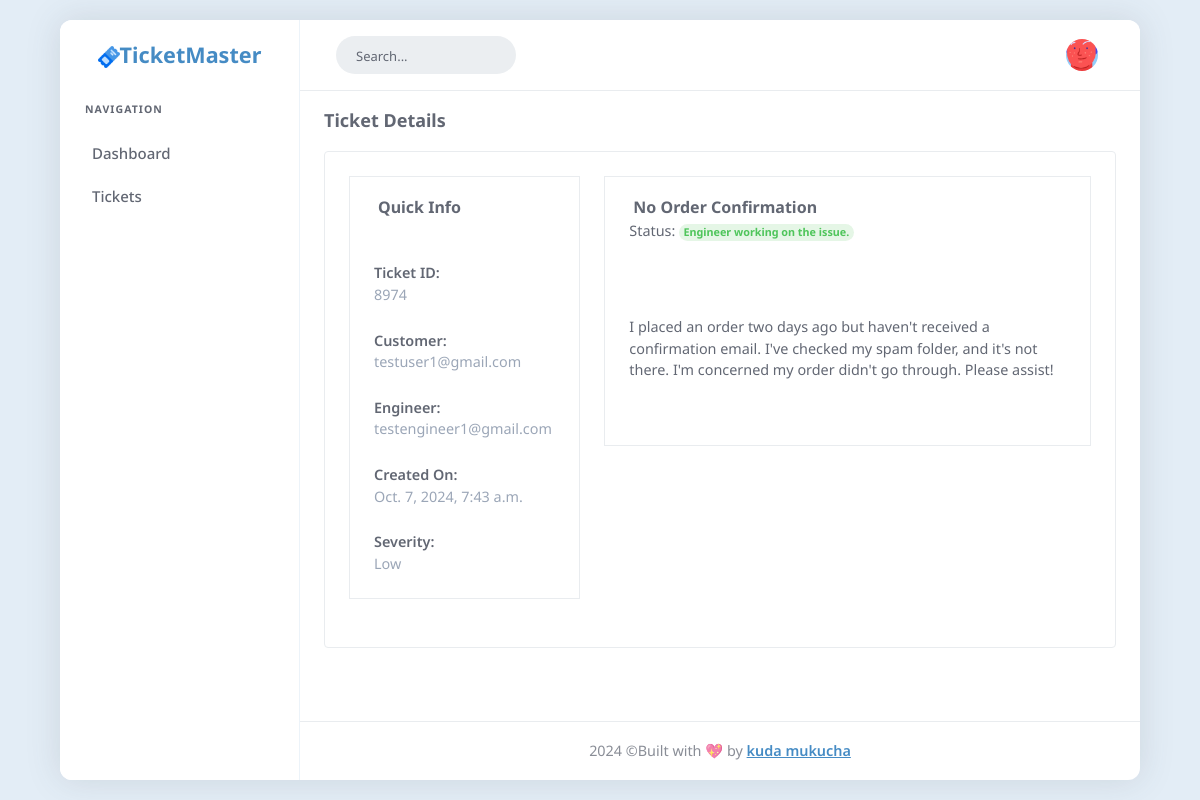
The app's page /ticket/ticket-details/8974/ with its own data.
### ticket/models.py (models this page shows, shortened)
class Ticket(models.Model):
    STATUS_CHOICES =[
        ('Active','Active'),
        ('Pending','Pending'),
        ('Resolved','Resolved')
    ]
    SEVERITY_CHOICES =[
        ('High','High'),
        ('Low','Low')
    ]
    customer = models.ForeignKey(User,on_delete=models.CASCADE,related_name='customer_tickets')
    engineer = models.ForeignKey(User,on_delete=models.DO_NOTHING,related_name='engineer_tickets',null=True)
    ticket_id = models.CharField(max_length=20,unique=True)
    title = models.CharField(max_length=50)
    description = models.TextField()
    status = models.CharField(max_length=20,choices=STATUS_CHOICES,default='Pending')
    created = models.DateTimeField(auto_now_add=True)
    updated = models.DateTimeField(auto_now=True)
    is_resolved = models.BooleanField(default=False)
    severity = models.CharField(max_length=5,choices=SEVERITY_CHOICES,default='Low')
    is_assigned_to_engineer= models.BooleanField(default=False)
    resolution_steps = models.TextField(blank=True,null=True)

### accounts/models.py (models this page shows)
class User(AbstractUser):
    is_customer = models.BooleanField(default=False)
    is_engineer = models.BooleanField(default=False)
    email = models.EmailField(unique=True)

### ticket/views.py (the view)
# urls.py: path('ticket-details/<int:ticket_id>/',views.ticket_details,name='ticket-details'),
def ticket_details(request,ticket_id):
    ticket = Ticket.objects.get(ticket_id=ticket_id)
    return render(request,'ticket/ticket-details.html',{'ticket':ticket})

### templates/ticket/ticket-details.html (shortened to what this page needs)
{%extends 'dashboard/base.html'%}
{%load static%}
{%block content%}
<div class="page-container">
    <div class="page-title-box">
        <div class="d-flex align-items-sm-center flex-sm-row flex-column gap-2">
            <div class="flex-grow-1">
                <h4 class="font-18 mb-0">Ticket Details</h4>
            </div>
        </div>
    </div>
    <div class="card">
        <div class="card-body">
            <div class="">
                <div class="tab-content">
                    <div class="tab-pane active" id="home-b1">
                        <div class="row">
                            <div class="col-lg-4">
                                <div class="panel border panel-fill mb-4">
                                    <div class="card-header">
                                        <h5 class="font-16 m-1">Quick Info</h5>
                                    </div>
                                    <div class="card-body">
                                        <div class="mb-4">
                                            <strong>Ticket ID:</strong>
                                            <br>
                                            <p class="text-muted">{{ticket.ticket_id}}</p>
                                        </div>
                                        <div class="mb-4">
                                            <strong>Customer:</strong>
                                            <br>
                                            <p class="text-muted">{{ticket.customer}}</p>
                                        </div>
                                        <div class="mb-4">
                                            <strong>Engineer:</strong>
                                            <br>
                                            <p class="text-muted">{{ticket.engineer}}</p>
                                        </div>
                                        <div class="mb-4">
                                            <strong>Created On:</strong>
                                            <br>
                                            <p class="text-muted mb-0">{{ticket.created}}</p>
                                        </div>
                                        <div class="mb-0">
                                            <strong>Severity:</strong>
                                            <br>
                                            <p class="text-muted mb-0">{{ticket.severity}}</p>
                                        </div>
                                    </div>
                                </div>
                            </div>
                            <div class="col-lg-8">
                                <div class="panel border panel-fill">
                                    <div class="card-header">
                                        <h5 class="font-16 m-1">{{ticket.title}}</h5>
                                        {%if ticket.status == 'Pending'%}
                                  <p>Status: <span class="badge badge-soft-warning rounded-pill">Not yet assigned to engineer</span></p>
                                        {%elif ticket.status == 'Active'%}
                                       <p>Status: <span class="badge badge-soft-success rounded-pill">Engineer working on the issue.</span></p>
                                        {%elif ticket.status == 'Resolved'%}
                                      <p>Status: <span class="badge badge-soft-warning rounded-pill">Issue was resolved successfully.</span></p>
                                        {%endif%}
                                    </div>
                                    <div class="card-body ">
                                        <p>{{ticket.description | linebreaks}}</p>
                                    </div>
                                </div>
                            </div>
                        </div>
                    </div>
                </div>
            </div>
        </div>
    </div>
</div>
{%endblock%}

### records on screen
Ticket: ticket_id "8974", customer "testuser1@gmail.com", engineer "testengineer1@gmail.com", created "Oct. 7, 2024, 7:43 a.m.", severity "Low", title "No Order Confirmation", description "I placed an order two days ago but haven't received a confirmation email. I've checked my spam folder, and it's not there. I'm concerned my order didn't go through. Please assist!"
